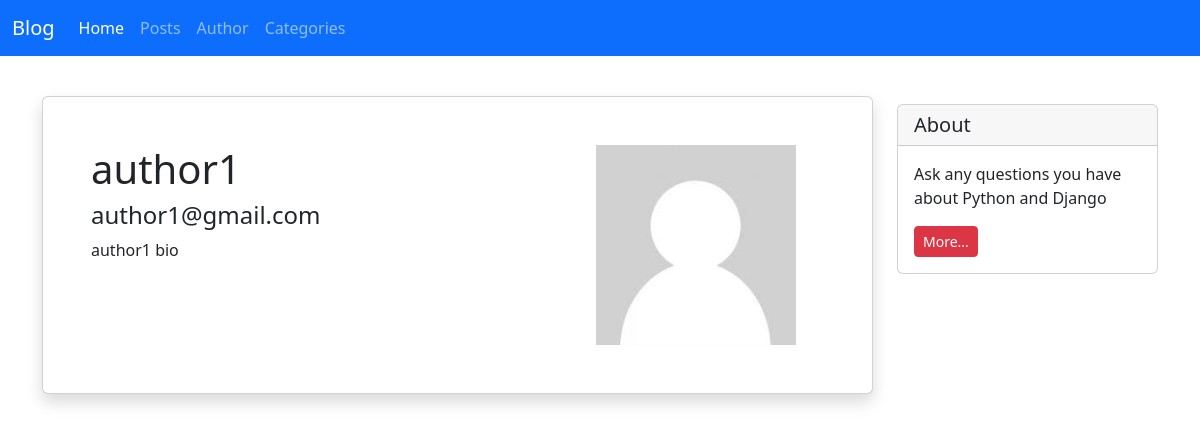
Before: /author/1/ with the older database file.
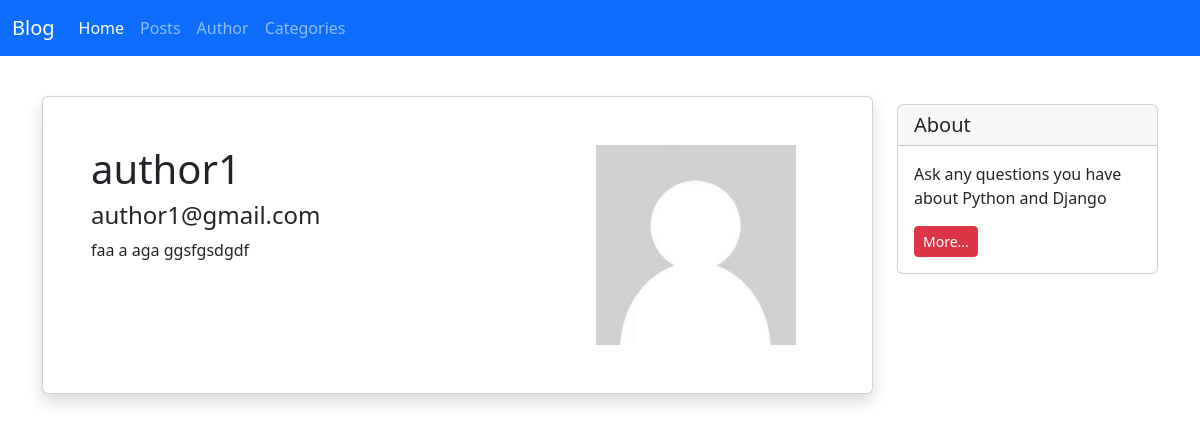
After: the same page with the newer database file.
### author/models.py (models this page shows, shortened)
class Author(models.Model):
    name = models.CharField(max_length=100)
    email = models.EmailField()
    bio = models.TextField()
    image = models.ImageField(upload_to="images/", null=True)

### author/views.py (the view)
# urls.py: path('<int:pk>/', author_detail_view, name='author_detail'),
def author_detail_view(request, pk):
    author = get_object_or_404(Author, pk=pk)
    return render(request, 'author/author_detail.html', {'author':author})

### templates/author/author_detail.html (shortened to what this page needs)
{% extends '_base.html' %}
{% load static %}
{% block content %}
<div class="container mt-4">
    <div class="row">
        <div class="col-md-9">
            <div class="card shadow my-3 p-5">
                <div class="row">
                    <div class="col-md-8">
                        <div class="d-inline-block">
                            <h1>{{ author.name }}</h1>
                            <h4>{{ author.email }}</h4>
                            <p class="mt-2">{{ author.bio }}</p>
                        </div>
                    </div>
                    {% if author.image %}
                        <div class="col-md-4">
                            <div class="d-inline-block text-md-end">
                                <img src="{{ author.image.url }}" alt="author image" width="200">
                            </div>
                        </div>
                    {% else %}
                        <div class="col-md-4">
                            <div class="d-inline-block text-md-end">
                                <img src="{% static 'images/not_found.jpeg' %}" alt="author image" width="200">
                            </div>
                        </div>
                    {% endif %}
                </div>
            </div>
        </div>
        <div class="col-md-3">
            <div class="card my-4">
                <h5 class="card-header">About</h5>
                <div class="card-body">
                    <p class="card-text">Ask any questions you have about Python and Django</p>
                    <a href="#" class="btn btn-sm btn-danger">More...</a>
                </div>
            </div>
        </div>
    </div>
</div>
{% endblock %}

Changed rows visible on the page:
changed Author "author1": bio "author1 bio" → "faa a aga ggsfgsdgdf"
